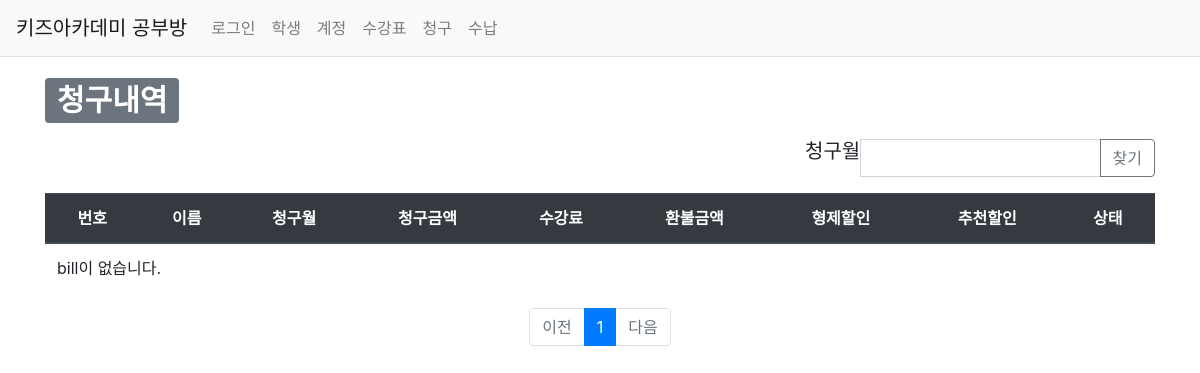
Before: /studyroom/bill/ with the older database file.
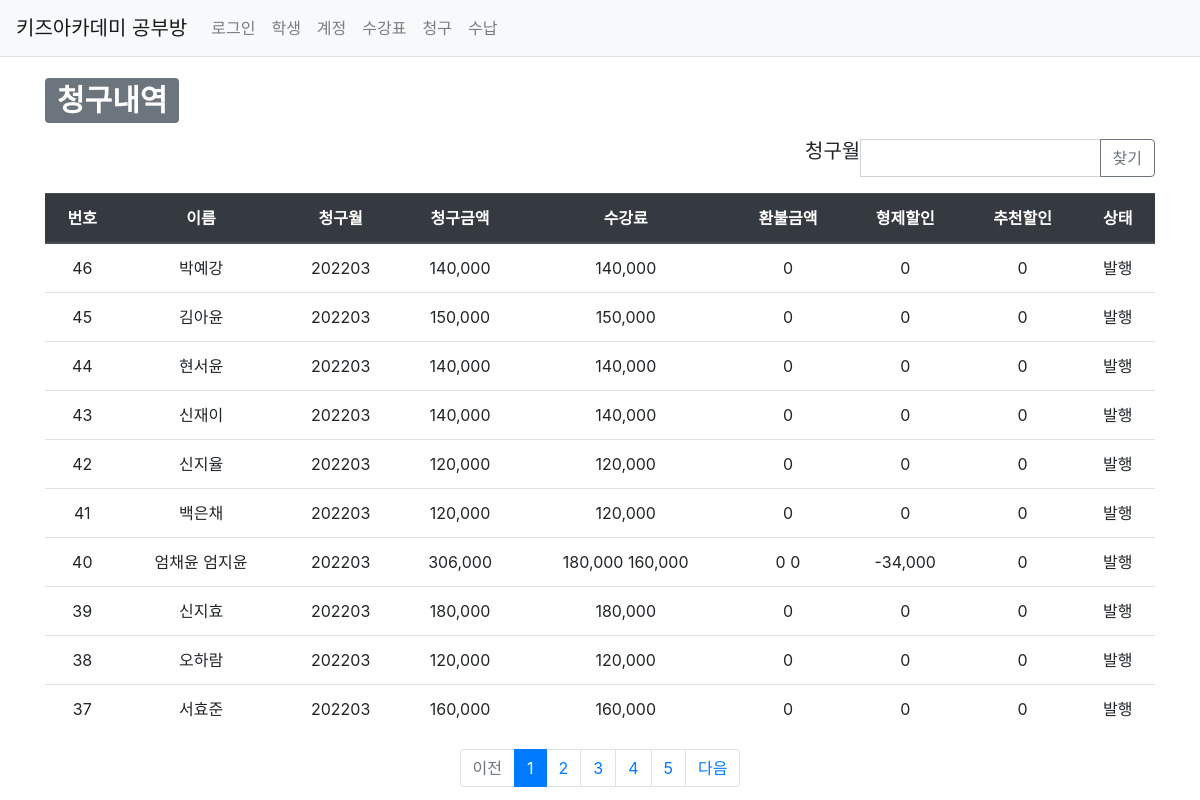
After: the same page with the newer database file.
### studyroom/models.py (models this page shows, shortened)
class Bill(models.Model):
    BillStatus_choices = (
        ('OP', '발행'),
        ('FP', '완납'),
        ('PP', '부분납'),
    )
    class PayType(models.TextChoices):
        김포페이 = 'KP'
        계좌이체 = 'AT'
    account = models.ForeignKey(Account, on_delete=models.CASCADE)
    bill_status = models.CharField(max_length=2, choices=BillStatus_choices)
    bill_mt = models.CharField(max_length=6)
    bill_amt = models.IntegerField(null=True, blank=True)
    base_amt = models.IntegerField(null=True, blank=True)
    brother_base_amt = models.IntegerField(null=True, blank=True, default=0)
    refund_amt = models.IntegerField(null=True, blank=True, default=0)
    brother_refund_amt = models.IntegerField(null=True, blank=True, default=0)
    brother_dc_amt = models.IntegerField(null=True, blank=True, default=0)
    recommend_dc_amt = models.IntegerField(null=True, blank=True, default=0)
    pay_amt = models.IntegerField(null=True, blank=True, default=0)
    pay_type = models.CharField(max_length=2, choices=PayType.choices, null=True, blank=True)
    pay_dt = models.CharField(max_length=8, null=True, blank=True)
    pay_id = models.IntegerField(null=True, blank=True)
    create_date = models.DateTimeField()
    modify_date = models.DateTimeField(auto_now=True)

class Account(models.Model):
    user = models.ForeignKey(User, on_delete=models.CASCADE)
    student = models.ForeignKey(Student, on_delete=models.CASCADE)
    sub_student_id = models.IntegerField(null=True, blank=True)
    payer = models.CharField(max_length=40, null=True, blank=True)
    payer_phone_num = models.CharField(max_length=11, null=True, blank=True)
    brother_dc_yn = models.CharField(max_length=1, default='n')
    recommend_dc_start = models.CharField(max_length=6, null=True, blank=True, default='yyyymm')
    recommend_dc_end = models.CharField(max_length=6, null=True, blank=True, default='yyyymm')
    create_date = models.DateTimeField()
    modify_date = models.DateTimeField(null=True, blank=True)

class Student(models.Model):
    Grade_choices = (
        ('Y6','6세'),
        ('Y7','7세'),
        ('E1','1학년'),
        ('E2','2학년'),
        ('E3','3학년'),
        ('E4','4학년'),
        ('E5','5학년'),
        ('E6','6학년'),
    )
    user = models.ForeignKey(User, on_delete=models.CASCADE)
    brother = models.ForeignKey('self', on_delete=models.CASCADE, blank=True, null=True)
    name = models.CharField(max_length=20)
    grade = models.CharField(max_length=2, choices=Grade_choices)
    create_date = models.DateTimeField()
    modify_date = models.DateTimeField(null=True, blank=True)
    delete_yn = models.CharField(max_length=1, default='n')

### studyroom/views/bill_views.py (the view)
def bill_list(request):
    logger.info("INFO 레벨로 출력")
    """
    학생 목록 출력
    """
    page = request.GET.get('page', '1')  # 페이지
    billmt = request.GET.get('billmt', '')  # 검색어
    bill_list = Bill.objects.order_by('bill_mt')
    if billmt:
        bill_list = bill_list.filter(
            Q(bill_mt__icontains=billmt)   # 제목검색
        ).distinct()
    paginator = Paginator(bill_list, 10)  # 페이지당 10개씩 보여주기
    page_obj = paginator.get_page(page)
    context = {'bill_list': page_obj, 'page': page, 'billmt': billmt}
    return render(request, 'studyroom/bill_list.html', context)

### studyroom/templatetags/studyroom_filter.py (called while the page is built)
@register.filter
def sub(value, arg):
    return value - arg

### templates/studyroom/bill_list.html (shortened to what this page needs)
{% extends 'base.html' %}
{% load studyroom_filter %}
{% load humanize %}
{% block content %}
<div class="container my-3">
    <div>
        <h1>
            <span class="badge badge-secondary">청구내역</span>
        </h1>
    </div>
    <div class="row justify-content-end my-3">
        <div class="col-4 input-group">
            <h5>청구월 </h5>
            <input type="text" class="form-control billmt" value="{{ billmt|default_if_none:'' }}">
            <div class="input-group-append">
                <button class="btn btn-outline-secondary" type="button" id="btn_search">찾기</button>
            </div>
        </div>
    </div>
    <table class="table">
        <thead>
        <tr class="text-center thead-dark">
            <th>번호</th>
            <th>이름</th>
            <th>청구월</th>
            <th>청구금액</th>
            <th>수강료</th>
            <th>환불금액</th>
            <th>형제할인</th>
            <th>추천할인</th>
            <th>상태</th>
        </tr>
        </thead>
        <tbody>
        {% if bill_list %}
        {% for bill in bill_list %}
        <tr class="text-center">
            <td>
                {{ bill_list.paginator.count|sub:bill_list.start_index|sub:forloop.counter0|add:1 }}
            </td>
            <td>{{ bill.account.student.name }} {{ bill.account.student.brother.name }}</td>
            <td>{{ bill.bill_mt }}</td>
            <td>{{ bill.bill_amt|intcomma }}</td>
            <td>{{ bill.base_amt|intcomma }} {% if bill.account.student.brother %}{{ bill.brother_base_amt|intcomma }}{% endif %}</td>
            <td>{{ bill.refund_amt|intcomma }} {% if bill.account.student.brother %}{{ bill.brother_refund_amt|intcomma }}{% endif %}</td>
            <td>{{ bill.brother_dc_amt|intcomma }}</td>
            <td>{{ bill.recommend_dc_amt|intcomma }}</td>
            <td>{{ bill.get_bill_status_display }}</td>
        </tr>
        {% endfor %}
        {% else %}
        <tr>
            <td colspan="3">bill이 없습니다.</td>
        </tr>
        {% endif %}
        </tbody>
    </table>
    <ul class="pagination justify-content-center">
        {% if bill_list.has_previous %}
        <li class="page-item">
            <a class="page-link" href="?page={{ bill_list.previous_page_number }}">이전</a>
        </li>
        {% else %}
        <li class="page-item disabled">
            <a class="page-link" tabindex="-1" aria-disabled="true" href="#">이전</a>
        </li>
        {% endif %}
        {% for page_number in bill_list.paginator.page_range %}
        {% if page_number >= bill_list.number|add:-5 and page_number <= bill_list.number|add:5 %}
            {% if page_number == bill_list.number %}
            <li class="page-item active" aria-current="page">
                <a class="page-link" href="?page={{ page_number }}">{{ page_number }}</a>
            </li>
            {% else %}
            <li class="page-item">
                <a class="page-link" href="?page={{ page_number }}">{{ page_number }}</a>
            </li>
            {% endif %}
        {% endif %}
        {% endfor %}
        {% if bill_list.has_next %}
        <li class="page-item">
            <a class="page-link" href="?page={{ bill_list.next_page_number }}">다음</a>
        </li>
        {% else %}
        <li class="page-item disabled">
            <a class="page-link" tabindex="-1" aria-disabled="true" href="#">다음</a>
        </li>
        {% endif %}
    </ul>
</div>
{% endblock %}

### templates/base.html (shortened to what this page needs)
{% load static %}
<!doctype html>
<html lang="ko">
<head>
    <link rel="stylesheet" type="text/css" href="{% static 'bootstrap.min.css' %}">
    <link rel="stylesheet" type="text/css" href="{% static 'style.css' %}">
</head>
<body>
{% include "navbar.html" %}
{% block content %}
{% endblock %}
</body>
</html>

### templates/navbar.html (shortened to what this page needs)
<nav class="navbar navbar-expand-lg navbar-light bg-light border-bottom">
    <a class="navbar-brand" href="{% url 'studyroom:index' %}">키즈아카데미 공부방</a>
    <div class="collapse navbar-collapse flex-grow-0" id="navbarNav">
        <ul class="navbar-nav">
            <li class="nav-item ">
                {% if user.is_authenticated %}
                <a class="nav-link" href="{% url 'common:logout' %}">{{ user.username }} (로그아웃)</a>
                {% else %}
                <a class="nav-link" href="{% url 'common:login' %}">로그인</a>
                {% endif %}
            </li>
            <li class="nav-item ">
                <a class="nav-link" href="{% url 'studyroom:index' %}">학생</a>
            </li>
            <li class="nav-item ">
                <a class="nav-link" href="{% url 'studyroom:account_list' %}">계정</a>
            </li>
            <li class="nav-item ">
                <a class="nav-link" href="{% url 'studyroom:sugang_list' %}">수강표</a>
            </li>
            <li class="nav-item ">
                <a class="nav-link" href="{% url 'studyroom:bill_list' %}">청구</a>
            </li>
            <li class="nav-item ">
                <a class="nav-link" href="{% url 'common:logout' %}">수납</a>
            </li>
        </ul>
    </div>
</nav>

Changed rows visible on the page:
added Bill: paginator.count|sub "46", account.student.name "박예강", bill_mt "202203", bill_amt "140,000", base_amt "140,000", refund_amt "0", brother_dc_amt "0", recommend_dc_amt "0", bill_status "발행"
added Bill: paginator.count|sub "45", account.student.name "김아윤", bill_mt "202203", bill_amt "150,000", base_amt "150,000", refund_amt "0", brother_dc_amt "0", recommend_dc_amt "0", bill_status "발행"
added Bill: paginator.count|sub "44", account.student.name "현서윤", bill_mt "202203", bill_amt "140,000", base_amt "140,000", refund_amt "0", brother_dc_amt "0", recommend_dc_amt "0", bill_status "발행"
added Bill: paginator.count|sub "43", account.student.name "신재이", bill_mt "202203", bill_amt "140,000", base_amt "140,000", refund_amt "0", brother_dc_amt "0", recommend_dc_amt "0", bill_status "발행"
added Bill: paginator.count|sub "42", account.student.name "신지율", bill_mt "202203", bill_amt "120,000", base_amt "120,000", refund_amt "0", brother_dc_amt "0", recommend_dc_amt "0", bill_status "발행"
added Bill: paginator.count|sub "41", account.student.name "백은채", bill_mt "202203", bill_amt "120,000", base_amt "120,000", refund_amt "0", brother_dc_amt "0", recommend_dc_amt "0", bill_status "발행"
added Bill: paginator.count|sub "40", account.student.name "엄채윤", account.student.brother.name "엄지윤", bill_mt "202203", bill_amt "306,000", base_amt "180,000", brother_base_amt "160,000", refund_amt "0", brother_refund_amt "0", brother_dc_amt "-34,000", recommend_dc_amt "0", bill_status "발행"
added Bill: paginator.count|sub "39", account.student.name "신지효", bill_mt "202203", bill_amt "180,000", base_amt "180,000", refund_amt "0", brother_dc_amt "0", recommend_dc_amt "0", bill_status "발행"
added Bill: paginator.count|sub "38", account.student.name "오하람", bill_mt "202203", bill_amt "120,000", base_amt "120,000", refund_amt "0", brother_dc_amt "0", recommend_dc_amt "0", bill_status "발행"
added Bill: paginator.count|sub "37", account.student.name "서효준", bill_mt "202203", bill_amt "160,000", base_amt "160,000", refund_amt "0", brother_dc_amt "0", recommend_dc_amt "0", bill_status "발행"
Other visible differences:
new list line: "2"
new list line: "3"
new list line: "4"
new list line: "5"
text no longer shown: "bill이 없습니다."
